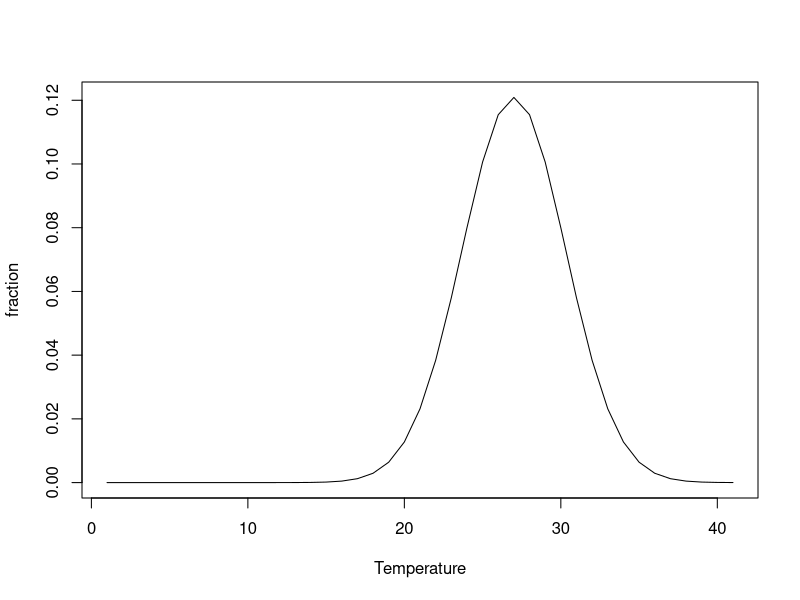
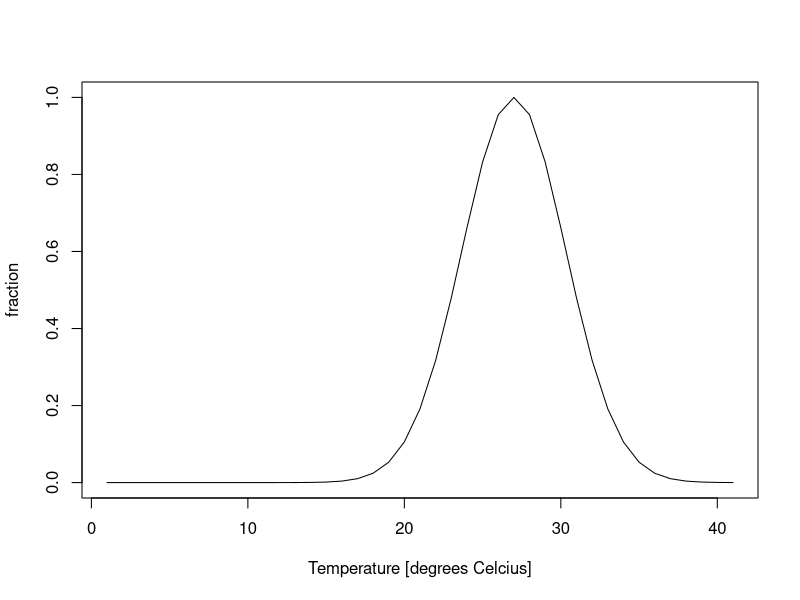
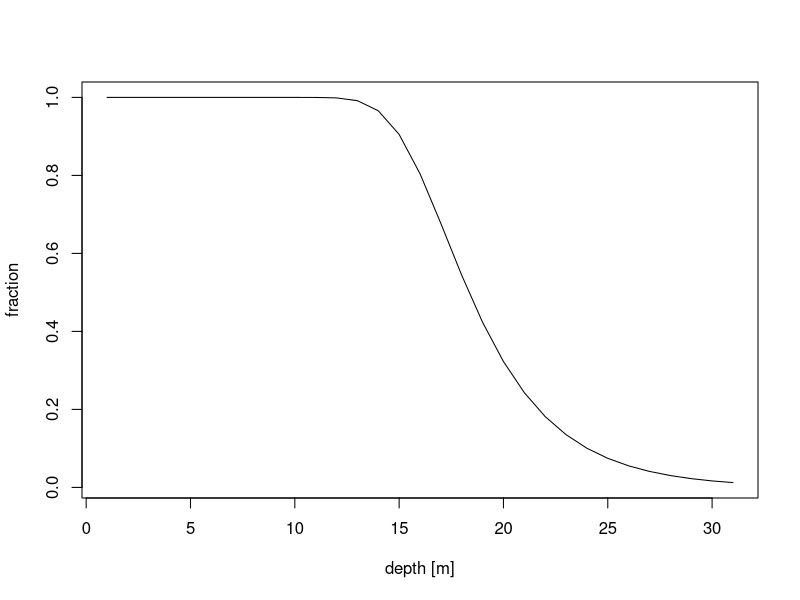
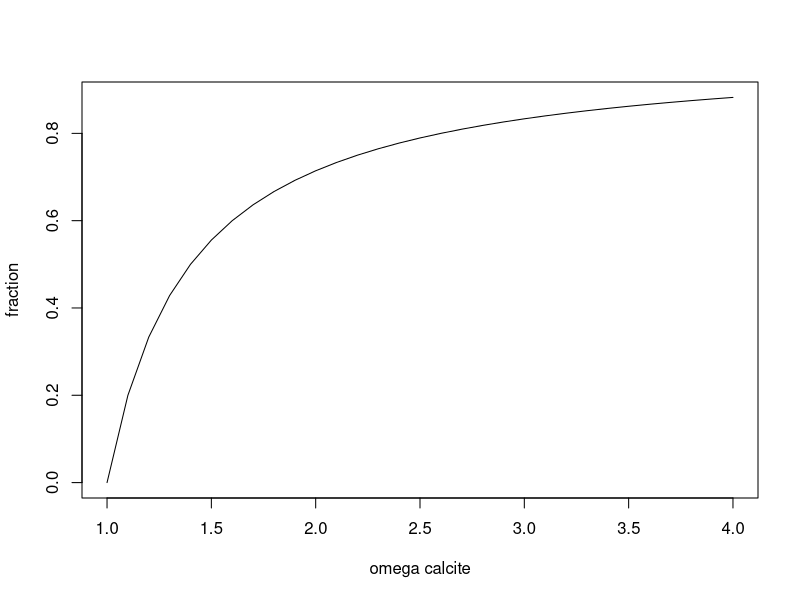
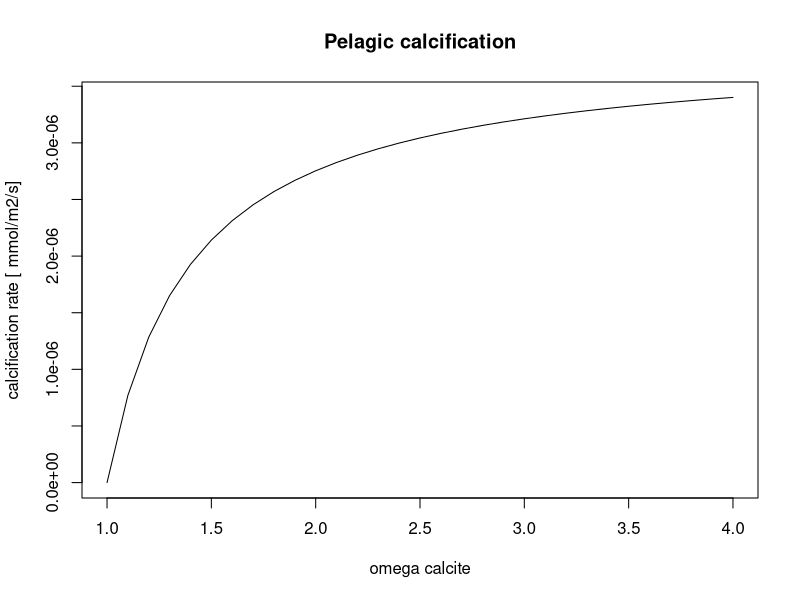
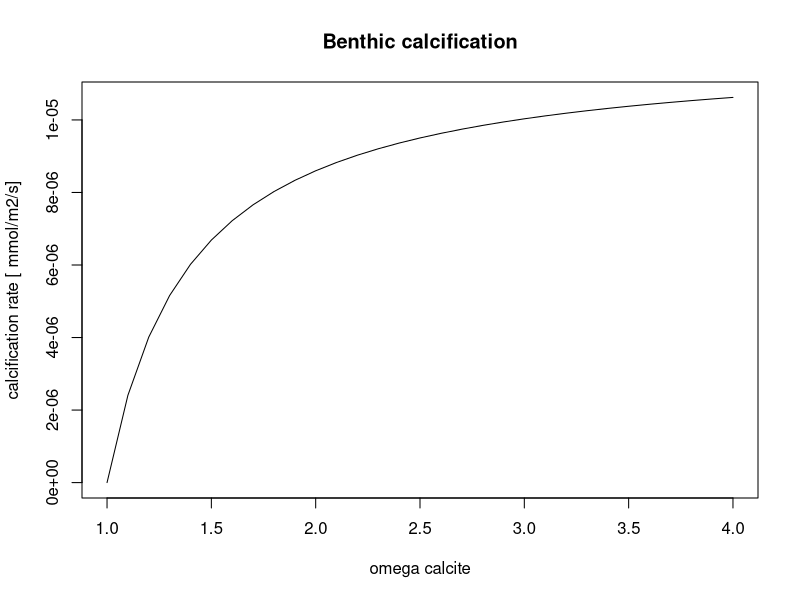
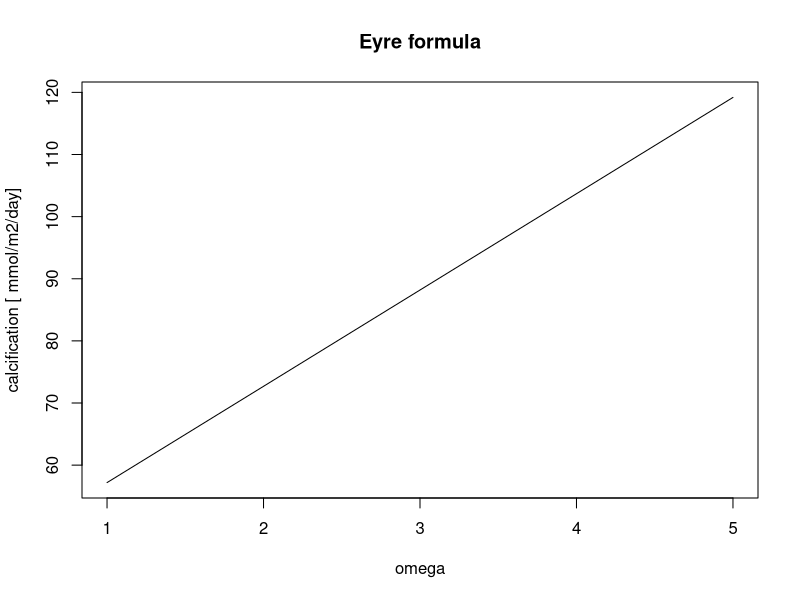
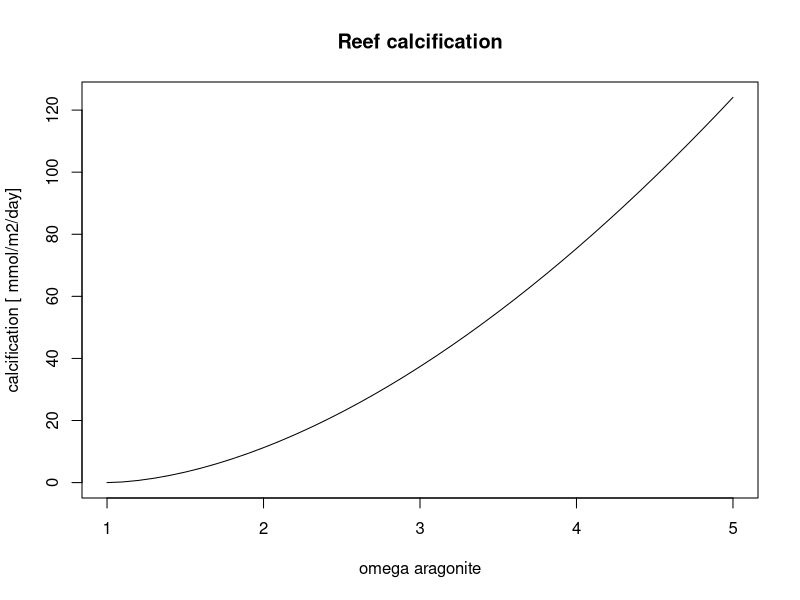

The R script that drew these images, in order: (Note: this script raises an error after producing the figures.)
## ---- chunk 1
knitr::opts_chunk$set(echo = TRUE)
## ---- chunk 2
"adding a comment for testing"


# light formula
Isurf <- 10 / (24*60*60) # mol quanta/m2/s
kpar <- 0.3 # try this out, see how the f_light curve changes. Find value fitting for coastal waters
z <-10
Iz<-  Isurf*exp(-kpar*z)
Ik <- Isurf/100# Light at compensation depth, in mol/m2/s #can vary greatly between species

# Temperature formula
SST <- 26
Topt <- 26
sigma <- 3.3
mu <- 26


SST2 <- c(seq(from=0, to =40))
z2<- c(seq(0, 30))
Iz2 <- Isurf*exp(-kpar*z2)
f_light2 <- tanh(Iz2/Ik)
f_light <- tanh(Iz/Ik)

f_temp_gaussian <- (1/(sigma*sqrt(2*pi))*exp(-1/2*((SST2-mu)/sigma)**2))
f_temp_gaussian_opt <- (1/(sigma*sqrt(2*pi))*exp(-1/2*((SST-mu)/sigma)**2))
c <- 1/f_temp_gaussian_opt
fnew_tem <- c* f_temp_gaussian
plot(f_temp_gaussian, type="l", xlab= 'Temperature', ylab = "fraction")
plot(fnew_tem, type="l", xlab= 'Temperature [degrees Celcius]', ylab = "fraction")
plot(f_light2, type="l", xlab= 'depth [m]', ylab = "fraction")



## ---- chunk 3
Ratio_pp_cocc <- 0.1
Ratio_max <- 0.8
K_max <- 0.4

Omega_calc <- c(seq(1, 4, 0.1))
f_omegacalc <- (Omega_calc-1)/(K_max+ (Omega_calc-1))

plot(Omega_calc, f_omegacalc, type="l", xlab= 'omega calcite', ylab = "fraction")

###########
G_POC_pelagic <- 50 # mgC/m2/day
unit_conversion<- (1/12.01)/(24*60*60) # divide by molar weight and by seconds in a day to get unit mmol/m2/s

Gpelagic <- Ratio_pp_cocc * Ratio_max * G_POC_pelagic*unit_conversion * f_omegacalc
plot(Omega_calc, Gpelagic,type="l", main= "Pelagic calcification", xlab = "omega calcite", ylab = 'calcification rate [ mmol/m2/s]')

Rate_max <- 1.04/(60*60*24) # mmol/m2/s, 1.04 mmol/m2/yr is average from continental shelf estimates by Milliman 1993, 2.7 is the estimate for extra-tropical shelf sediments
K_max <- 0.4
G_PIC_benthic <- Rate_max * f_omegacalc 
plot(Omega_calc, G_PIC_benthic,type="l", main= "Benthic calcification", xlab = "omega calcite", ylab = 'calcification rate [ mmol/m2/s]')

## ---- chunk 4
SST_case <- 26
z_case <- 10
Izcase <- Isurf*exp(-kpar*z_case)
Omega_arag_case <- c(seq(1, 5, 0.1))
f_light <- 1 #tanh(Izcase/Ik)
f_temp <- c*(1/(sigma*sqrt(2*pi))*exp(-1/2*((SST_case-mu)/sigma)**2))

# Silverman formula parameters
kp <- 1
Areef <- 0.3 # for eilat reef, between 0-1
kr <-38
Gi <- (24/1000)*(-0.0177*SST_case**2+1.4697*SST_case + 14.893)*(Omega_arag_case -1)**(0.0628*SST_case+0.0985)

Greef1 <- 15.5*Omega_arag_case + 41.69   * f_light * f_temp  #mmol/m2/day
Greef2 <-Areef*kr*Gi* exp(-(kp*(SST_case-Topt)/Omega_arag_case**2)**2) * f_light


plot(Omega_arag_case, Greef1,type="l", main= "Eyre formula", xlab = "omega", ylab = 'calcification [ mmol/m2/day]')
plot(Omega_arag_case, Greef2, type= "l", main = "Reef calcification", xlab = "omega aragonite", ylab = 'calcification [ mmol/m2/day]')

Aglobal<- 1000
GlobalGreef1 <- Greef1 *Aglobal
GlobalGreef2 <- Greef2 *Aglobal

## ---- chunk 5
kdiss <- 0.1 # per day
etadiss <- 4.5 #dimensionless
Diss_rate <- function(PIC_conc, Omega_calc){
      
  Rdiss <- PIC_conc*kdiss*(1-Omega_calc)**etadiss  # rate in mmol/m3/day
  Rdiss <- Rdiss/(24*60*60) # conversion to rate in mmol/m3/s

  return(Rdiss)}

Omega_calc_case <- c(seq(-4, 4, 0.1))
len <- length(Omega_calc_case)
PIC_case <- c(rep(100, times = len ))

Dissrate_case <- Diss_rate(PIC_case, Omega_calc_case)
plot(Omega_calc_case, Dissrate_case, type="l", main= "water column dissolution", xlab = "omega calcite", ylab = 'dissolution [mmol/m3/s]')

## ---- chunk 6
TA <- c(2000, 2000, 2000, 2000)#, 2000, 2000)
DIC <- c(1800, 1800, 1800, 1800) #, 1800, 1800)
S1 <- 35
ratio <- 0.01028/35
factordiffworld <- 1
Ca1 <-  ratio * S1 * factordiffworld

carb_solver <- carb(flag =15, var1 = TA/1000000, var2 = DIC/1000000, S = S1, T = 20, P=0, Pt=0, Sit=0, pHscale="T", kf="pf", k1k2="l")
pCO2water <- carb_solver[,"pCO2"]
Omega_Arag_water <- as.numeric(carb_solver[, "OmegaAragonite"])

Sal = c(35,35,35,35)# salinity of the boxes, to use in the carbonate solver
ratio <- 0.01028/35  # based on: Millero (2008)
factordiffworld <- 1  # if simulating a different type of world, with different ca-salinity ratio, it can be adjusted here
Ca <-  ratio * Sal * factordiffworld # Calcium concentration of the boxes, to use in the carbonate solver
Temp <- c(20,20,20,20)
OmegaArag <- rep(NA, length(TA))
OmegaCalc <- rep(NA, length(TA))
pCO2_box <- rep(NA, length(TA))
pH_box <- rep(NA, length(TA))

for (i in 1:length(TA)){
  carb_solv <- pCa(flag=15, var1= TA[i]/1000000, var2=DIC[i]/1000000, Ca = Ca[i], S=Sal[i], T=Temp[i], P=0, Pt=0, Sit=0, pHscale="T", kf="pf", k1k2="l") # with normal Ca concentration
  OmegaArag[i] <- as.numeric(carb_solv[, "OmegaAragonite"])[2]
  OmegaCalc[i] <- as.numeric(carb_solv[, "OmegaCalcite"])[2]
  pCO2_box[i] <- carb_solv[,"pCO2"][2]
  pH_box[i] <- carb_solver[,"pH"][2]
}

for (i in 1:length(TA)){
  carb_solv <- pCa(flag=15, var1= TA[i]/1000000, var2=DIC[i]/1000000, Ca = Ca[i], S=Sal[i], T=Temp[i], P=0, Pt=0, Sit=0, pHscale="T", kf="pf", k1k2="l") # with normal Ca concentration
  OmegaArag[i] <- as.numeric(carb_solv[, "OmegaAragonite"])[2]
  OmegaCalc[i] <- as.numeric(carb_solv[, "OmegaCalcite"])[2]
  pCO2_box[i] <- carb_solv[,"pCO2"][2]
  pH_box[i] <- carb_solver[,"pH"][2]
}


pCa(flag=15, var1= TA/1000000, var2=DIC/1000000, Ca = 0.01028, S=S1, T=20, P=0, Pt=0, Sit=0, pHscale="T", kf="pf", k1k2="l") # with normal Ca concentration
pCa(flag=15, var1=TA/1000000, var2=DIC/1000000, Ca=0.01028/2, S=35, T=20, P=0, Pt=0, Sit=0, pHscale="T", kf="pf", k1k2="l") # with 0.5 * Ca concentration


carb_solver2 <- pCa(flag =15, var1 = TA/1000000, var2 = DIC/1000000, Ca = Ca1, S = S1 )
pCO2water2 <- carb_solver2[,"pCO2"]
Omega_Arag_water2 <- as.numeric(carb_solver2[, "OmegaAragonite"])
print(pCO2water)
print(pCO2water2)
print(Omega_Arag_water)
print(Omega_Arag_water2[2])

## ---- chunk 7
# using the formula described in J.Middelburg's book: Marine Carbon Biogeochemistry: A Primer for Earth System Scientists, figure 2.4

a <- 0.59
b <- 0.0633
Temp <- seq(1,40,1)
Topt <- 26
width <- 25

  
mu <- a*exp(b*Temp)*(1-((Temp-Topt)/(width/2))**2)
mu <- pmax(mu, 0)
plot(Temp, mu, type = "l")
# from mu to fraction:
c <- 1/(max(mu))
fraction <- c*mu
plot(Temp, fraction, type ="l", xlab = 'Temperature [degrees Celcius]')
max(fraction)
